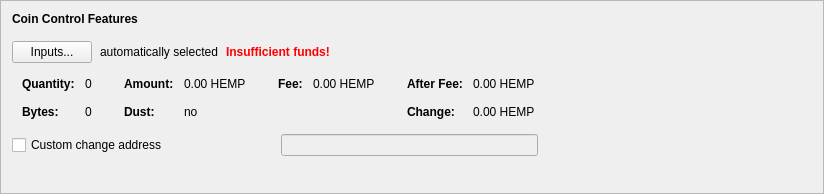
      <widget class="QFrame" name="frameCoinControl">
       <property name="sizePolicy">
        <sizepolicy hsizetype="Preferred" vsizetype="Fixed">
         <horstretch>0</horstretch>
         <verstretch>0</verstretch>
        </sizepolicy>
       </property>
       <property name="minimumSize">
        <size>
         <width>600</width>
         <height>194</height>
        </size>
       </property>
       <property name="frameShape">
        <enum>QFrame::StyledPanel</enum>
       </property>
       <property name="frameShadow">
        <enum>QFrame::Raised</enum>
       </property>
       <layout class="QVBoxLayout" name="verticalLayout_4">
        <item>
         <layout class="QVBoxLayout" name="verticalLayoutCoinControl" stretch="0,0,0,0,0">
          <property name="spacing">
           <number>0</number>
          </property>
          <property name="sizeConstraint">
           <enum>QLayout::SetDefaultConstraint</enum>
          </property>
          <property name="leftMargin">
           <number>0</number>
          </property>
          <property name="topMargin">
           <number>0</number>
          </property>
          <item>
           <layout class="QHBoxLayout" name="horizontalLayoutCoinControl1">
            <property name="bottomMargin">
             <number>15</number>
            </property>
            <item>
             <widget class="QLabel" name="labelCoinControlFeatures">
              <property name="sizePolicy">
               <sizepolicy hsizetype="Preferred" vsizetype="Maximum">
                <horstretch>0</horstretch>
                <verstretch>0</verstretch>
               </sizepolicy>
              </property>
              <property name="font">
               <font>
                <weight>75</weight>
                <bold>true</bold>
               </font>
              </property>
              <property name="styleSheet">
               <string notr="true">font-weight:bold;</string>
              </property>
              <property name="text">
               <string>Coin Control Features</string>
              </property>
             </widget>
            </item>
           </layout>
          </item>
          <item>
           <layout class="QHBoxLayout" name="horizontalLayoutCoinControl2" stretch="0,0,0,0">
            <property name="spacing">
             <number>8</number>
            </property>
            <property name="bottomMargin">
             <number>10</number>
            </property>
            <item>
             <widget class="QPushButton" name="pushButtonCoinControl">
              <property name="styleSheet">
               <string notr="true"/>
              </property>
              <property name="text">
               <string>Inputs...</string>
              </property>
              <property name="autoDefault">
               <bool>false</bool>
              </property>
             </widget>
            </item>
            <item>
             <widget class="QLabel" name="labelCoinControlAutomaticallySelected">
              <property name="text">
               <string>automatically selected</string>
              </property>
              <property name="margin">
               <number>5</number>
              </property>
             </widget>
            </item>
            <item>
             <widget class="QLabel" name="labelCoinControlInsuffFunds">
              <property name="font">
               <font>
                <weight>75</weight>
                <bold>true</bold>
               </font>
              </property>
              <property name="styleSheet">
               <string notr="true">color:red;font-weight:bold;</string>
              </property>
              <property name="text">
               <string>Insufficient funds!</string>
              </property>
              <property name="margin">
               <number>5</number>
              </property>
             </widget>
            </item>
            <item>
             <spacer name="horizontalSpacerCoinControl">
              <property name="orientation">
               <enum>Qt::Horizontal</enum>
              </property>
              <property name="sizeHint" stdset="0">
               <size>
                <width>40</width>
                <height>1</height>
               </size>
              </property>
             </spacer>
            </item>
           </layout>
          </item>
          <item>
           <widget class="QWidget" name="widgetCoinControl" native="true">
            <property name="sizePolicy">
             <sizepolicy hsizetype="Preferred" vsizetype="Preferred">
              <horstretch>0</horstretch>
              <verstretch>0</verstretch>
             </sizepolicy>
            </property>
            <property name="minimumSize">
             <size>
              <width>0</width>
              <height>0</height>
             </size>
            </property>
            <property name="styleSheet">
             <string notr="true"/>
            </property>
            <layout class="QHBoxLayout" name="horizontalLayoutCoinControl5">
             <property name="leftMargin">
              <number>0</number>
             </property>
             <property name="topMargin">
              <number>0</number>
             </property>
             <property name="rightMargin">
              <number>0</number>
             </property>
             <property name="bottomMargin">
              <number>0</number>
             </property>
             <item>
              <layout class="QHBoxLayout" name="horizontalLayoutCoinControl3" stretch="0,0,0,1">
               <property name="spacing">
                <number>20</number>
               </property>
               <property name="topMargin">
                <number>0</number>
               </property>
               <property name="bottomMargin">
                <number>10</number>
               </property>
               <item>
                <layout class="QFormLayout" name="formLayoutCoinControl1">
                 <property name="horizontalSpacing">
                  <number>10</number>
                 </property>
                 <property name="verticalSpacing">
                  <number>14</number>
                 </property>
                 <property name="leftMargin">
                  <number>10</number>
                 </property>
                 <property name="topMargin">
                  <number>4</number>
                 </property>
                 <property name="rightMargin">
                  <number>6</number>
                 </property>
                 <item row="0" column="0">
                  <widget class="QLabel" name="labelCoinControlQuantityText">
                   <property name="font">
                    <font>
                     <weight>75</weight>
                     <bold>true</bold>
                    </font>
                   </property>
                   <property name="text">
                    <string>Quantity:</string>
                   </property>
                   <property name="margin">
                    <number>0</number>
                   </property>
                  </widget>
                 </item>
                 <item row="0" column="1">
                  <widget class="QLabel" name="labelCoinControlQuantity">
                   <property name="cursor">
                    <cursorShape>IBeamCursor</cursorShape>
                   </property>
                   <property name="contextMenuPolicy">
                    <enum>Qt::ActionsContextMenu</enum>
                   </property>
                   <property name="text">
                    <string notr="true">0</string>
                   </property>
                   <property name="margin">
                    <number>0</number>
                   </property>
                   <property name="textInteractionFlags">
                    <set>Qt::LinksAccessibleByMouse|Qt::TextSelectableByKeyboard|Qt::TextSelectableByMouse</set>
                   </property>
                  </widget>
                 </item>
                 <item row="1" column="0">
                  <widget class="QLabel" name="labelCoinControlBytesText">
                   <property name="font">
                    <font>
                     <weight>75</weight>
                     <bold>true</bold>
                    </font>
                   </property>
                   <property name="text">
                    <string>Bytes:</string>
                   </property>
                  </widget>
                 </item>
                 <item row="1" column="1">
                  <widget class="QLabel" name="labelCoinControlBytes">
                   <property name="cursor">
                    <cursorShape>IBeamCursor</cursorShape>
                   </property>
                   <property name="contextMenuPolicy">
                    <enum>Qt::ActionsContextMenu</enum>
                   </property>
                   <property name="text">
                    <string notr="true">0</string>
                   </property>
                   <property name="textInteractionFlags">
                    <set>Qt::LinksAccessibleByMouse|Qt::TextSelectableByKeyboard|Qt::TextSelectableByMouse</set>
                   </property>
                  </widget>
                 </item>
                </layout>
               </item>
               <item>
                <layout class="QFormLayout" name="formLayoutCoinControl2">
                 <property name="horizontalSpacing">
                  <number>10</number>
                 </property>
                 <property name="verticalSpacing">
                  <number>14</number>
                 </property>
                 <property name="leftMargin">
                  <number>6</number>
                 </property>
                 <property name="topMargin">
                  <number>4</number>
                 </property>
                 <property name="rightMargin">
                  <number>6</number>
                 </property>
                 <item row="0" column="0">
                  <widget class="QLabel" name="labelCoinControlAmountText">
                   <property name="font">
                    <font>
                     <weight>75</weight>
                     <bold>true</bold>
                    </font>
                   </property>
                   <property name="text">
                    <string>Amount:</string>
                   </property>
                   <property name="margin">
                    <number>0</number>
                   </property>
                  </widget>
                 </item>
                 <item row="0" column="1">
                  <widget class="QLabel" name="labelCoinControlAmount">
                   <property name="cursor">
                    <cursorShape>IBeamCursor</cursorShape>
                   </property>
                   <property name="contextMenuPolicy">
                    <enum>Qt::ActionsContextMenu</enum>
                   </property>
                   <property name="text">
                    <string notr="true">0.00 HEMP</string>
                   </property>
                   <property name="textInteractionFlags">
                    <set>Qt::LinksAccessibleByMouse|Qt::TextSelectableByKeyboard|Qt::TextSelectableByMouse</set>
                   </property>
                  </widget>
                 </item>
                 <item row="1" column="0">
                  <widget class="QLabel" name="labelCoinControlLowOutputText">
                   <property name="font">
                    <font>
                     <weight>75</weight>
                     <bold>true</bold>
                    </font>
                   </property>
                   <property name="text">
                    <string>Dust:</string>
                   </property>
                  </widget>
                 </item>
                 <item row="1" column="1">
                  <widget class="QLabel" name="labelCoinControlLowOutput">
                   <property name="cursor">
                    <cursorShape>IBeamCursor</cursorShape>
                   </property>
                   <property name="contextMenuPolicy">
                    <enum>Qt::ActionsContextMenu</enum>
                   </property>
                   <property name="text">
                    <string notr="true">no</string>
                   </property>
                   <property name="textInteractionFlags">
                    <set>Qt::LinksAccessibleByMouse|Qt::TextSelectableByKeyboard|Qt::TextSelectableByMouse</set>
                   </property>
                  </widget>
                 </item>
                </layout>
               </item>
               <item>
                <layout class="QFormLayout" name="formLayoutCoinControl3">
                 <property name="horizontalSpacing">
                  <number>10</number>
                 </property>
                 <property name="verticalSpacing">
                  <number>14</number>
                 </property>
                 <property name="leftMargin">
                  <number>6</number>
                 </property>
                 <property name="topMargin">
                  <number>4</number>
                 </property>
                 <property name="rightMargin">
                  <number>6</number>
                 </property>
                 <item row="0" column="0">
                  <widget class="QLabel" name="labelCoinControlFeeText">
                   <property name="font">
                    <font>
                     <weight>75</weight>
                     <bold>true</bold>
                    </font>
                   </property>
                   <property name="text">
                    <string>Fee:</string>
                   </property>
                   <property name="margin">
                    <number>0</number>
                   </property>
                  </widget>
                 </item>
                 <item row="0" column="1">
                  <widget class="QLabel" name="labelCoinControlFee">
                   <property name="cursor">
                    <cursorShape>IBeamCursor</cursorShape>
                   </property>
                   <property name="contextMenuPolicy">
                    <enum>Qt::ActionsContextMenu</enum>
                   </property>
                   <property name="text">
                    <string notr="true">0.00 HEMP</string>
                   </property>
                   <property name="textInteractionFlags">
                    <set>Qt::LinksAccessibleByMouse|Qt::TextSelectableByKeyboard|Qt::TextSelectableByMouse</set>
                   </property>
                  </widget>
                 </item>
                </layout>
               </item>
               <item>
                <layout class="QFormLayout" name="formLayoutCoinControl4">
                 <property name="horizontalSpacing">
                  <number>10</number>
                 </property>
                 <property name="verticalSpacing">
                  <number>14</number>
                 </property>
                 <property name="leftMargin">
                  <number>6</number>
                 </property>
                 <property name="topMargin">
                  <number>4</number>
                 </property>
                 <property name="rightMargin">
                  <number>6</number>
                 </property>
                 <item row="0" column="0">
                  <widget class="QLabel" name="labelCoinControlAfterFeeText">
                   <property name="font">
                    <font>
                     <weight>75</weight>
                     <bold>true</bold>
                    </font>
                   </property>
                   <property name="text">
                    <string>After Fee:</string>
                   </property>
                   <property name="margin">
                    <number>0</number>
                   </property>
                  </widget>
                 </item>
                 <item row="0" column="1">
                  <widget class="QLabel" name="labelCoinControlAfterFee">
                   <property name="cursor">
                    <cursorShape>IBeamCursor</cursorShape>
                   </property>
                   <property name="contextMenuPolicy">
                    <enum>Qt::ActionsContextMenu</enum>
                   </property>
                   <property name="text">
                    <string notr="true">0.00 HEMP</string>
                   </property>
                   <property name="textInteractionFlags">
                    <set>Qt::LinksAccessibleByMouse|Qt::TextSelectableByKeyboard|Qt::TextSelectableByMouse</set>
                   </property>
                  </widget>
                 </item>
                 <item row="1" column="0">
                  <widget class="QLabel" name="labelCoinControlChangeText">
                   <property name="font">
                    <font>
                     <weight>75</weight>
                     <bold>true</bold>
                    </font>
                   </property>
                   <property name="text">
                    <string>Change:</string>
                   </property>
                  </widget>
                 </item>
                 <item row="1" column="1">
                  <widget class="QLabel" name="labelCoinControlChange">
                   <property name="cursor">
                    <cursorShape>IBeamCursor</cursorShape>
                   </property>
                   <property name="contextMenuPolicy">
                    <enum>Qt::ActionsContextMenu</enum>
                   </property>
                   <property name="text">
                    <string notr="true">0.00 HEMP</string>
                   </property>
                   <property name="textInteractionFlags">
                    <set>Qt::LinksAccessibleByMouse|Qt::TextSelectableByKeyboard|Qt::TextSelectableByMouse</set>
                   </property>
                  </widget>
                 </item>
                </layout>
               </item>
              </layout>
             </item>
            </layout>
           </widget>
          </item>
          <item>
           <layout class="QHBoxLayout" name="horizontalLayoutCoinControl4" stretch="0,0,0">
            <property name="spacing">
             <number>12</number>
            </property>
            <property name="sizeConstraint">
             <enum>QLayout::SetDefaultConstraint</enum>
            </property>
            <property name="topMargin">
             <number>5</number>
            </property>
            <property name="rightMargin">
             <number>5</number>
            </property>
            <item>
             <widget class="QCheckBox" name="checkBoxCoinControlChange">
              <property name="toolTip">
               <string>If this is activated, but the change address is empty or invalid, change will be sent to a newly generated address.</string>
              </property>
              <property name="text">
               <string>Custom change address</string>
              </property>
             </widget>
            </item>
            <item>
             <widget class="QValidatedLineEdit" name="lineEditCoinControlChange">
              <property name="enabled">
               <bool>false</bool>
              </property>
              <property name="sizePolicy">
               <sizepolicy hsizetype="Ignored" vsizetype="Fixed">
                <horstretch>0</horstretch>
                <verstretch>0</verstretch>
               </sizepolicy>
              </property>
             </widget>
            </item>
            <item>
             <widget class="QLabel" name="labelCoinControlChangeLabel">
              <property name="sizePolicy">
               <sizepolicy hsizetype="Preferred" vsizetype="Expanding">
                <horstretch>0</horstretch>
                <verstretch>0</verstretch>
               </sizepolicy>
              </property>
              <property name="minimumSize">
               <size>
                <width>0</width>
                <height>0</height>
               </size>
              </property>
              <property name="text">
               <string/>
              </property>
              <property name="margin">
               <number>3</number>
              </property>
             </widget>
            </item>
           </layout>
          </item>
          <item>
           <spacer name="verticalSpacerCoinControl">
            <property name="orientation">
             <enum>Qt::Vertical</enum>
            </property>
            <property name="sizeType">
             <enum>QSizePolicy::Expanding</enum>
            </property>
            <property name="sizeHint" stdset="0">
             <size>
              <width>800</width>
              <height>1</height>
             </size>
            </property>
           </spacer>
          </item>
         </layout>
        </item>
       </layout>
      </widget>
